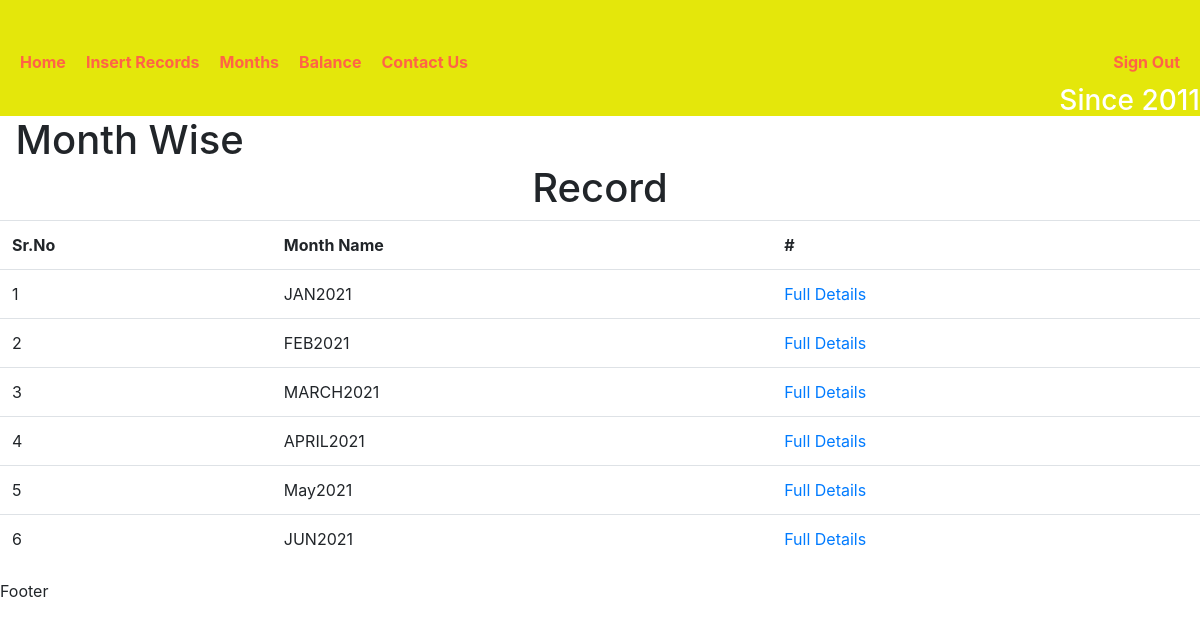
The page /months (signed in) on the database its author committed.
### record/models.py (models this page shows, shortened)
class MonthName (models.Model):
    month = models.CharField(max_length=10)

### record/midleware.py (the view)
    def innerFunc(request):
        if not request.session.get('username'):
            return redirect('login')
        response = get_resp(request)
        return response

### record/midleware.py (called while the page is built)
def middleware(get_resp):
    def innerFunc(request):
        if not request.session.get('username'):
            return redirect('login')
        response = get_resp(request)
        return response
    return innerFunc

### record/views.py (called while the page is built)
@middleware
def months(request):
    obj = MonthName.objects.all()
    context = {'months':obj}
    template_name = 'record/months.html'
    return render(request,template_name,context)

### templates/record/months.html (shortened to what this page needs)
{% extends 'record/base.html' %}
{% block content %}
    <h1 style='text-align: center;'>Month Wise Record</h1>
    <table class='table'>
        <tr>
            <th>Sr.No</th>
            <th>Month Name</th>
            <th>#</th>
        </tr>
    {% for data in months %}
        <tr>
            <td>{{forloop.counter}}</td>
            <td>{{data.month}}</td>
            <td><a href="{% url 'monthDetails' data.id %}">Full Details</a></td>
            </tr>
    {% endfor %}
    </table>
{% endblock %}

### rows shown on the page
MonthName: month "JAN2021"
MonthName: month "FEB2021"
MonthName: month "MARCH2021"
MonthName: month "APRIL2021"
MonthName: month "May2021"
MonthName: month "JUN2021"
